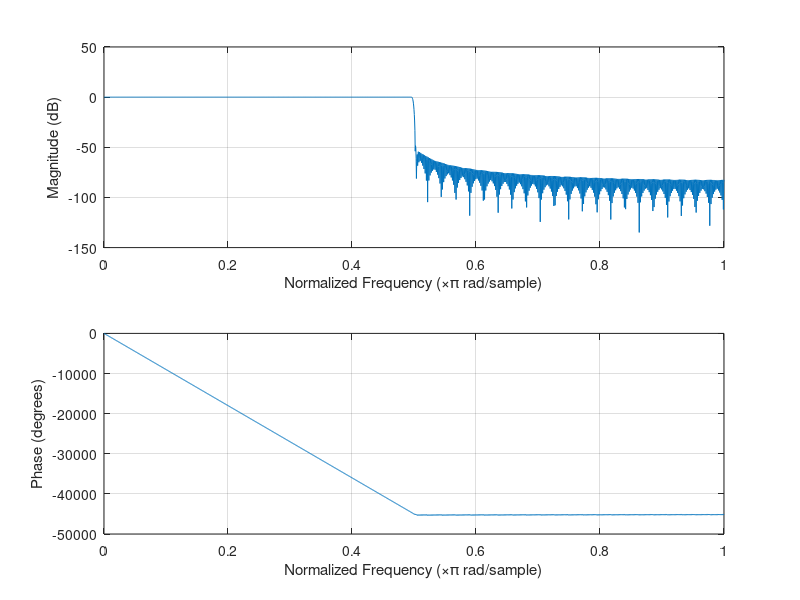

The MATLAB source for this figure: (Note: this script raises an error after producing the figure.)
%% Lab 4 notes
% Dominic Meads

close all;
clear;
clc;

%% filter example
n = 1000; % order of filter
wn = 0.5; % normalized cuttoff frequency
b = fir1(n, wn, 'low');

stem(b); % filter coefficients (impulse response)
freqz(b); % frequency response


%% filter characteristics
load ('NoisyECG.mat');
fs = 500;
x = noisyECG_withTrend;

y = filter(b,1,x);


fs = 500;
f1 = 0;
f2 = 100;
n = 1000;

Wn1 = f1/(fs/2);
Wn2 = f2/(fs/2);

b = fir1(n,[0.4 0.5], 'high'); % bandpass


x1 = noisyECG_withTrend;
figure('Color', [1 1 1]);
t1 = (0:length(x1)-1)/fs;
noisyh = plot(t1,x1);
xlim([200 210]);
xlabel('Time (s)');
hold on;

y1 = filter(b,1,x1); % fixes time shift
h = plot(t1,y1);
xlim([200 210]);
set(h,'Color',[1 0.1 0.1]);
set(h,'Linewidth',2);

%%
stem(b);

title('Filter Coefficients');
xlabel('Sample Number');
ylabel('Coefficient Value');

[h,w] = freqz(b);
f = w/(2*pi)*fs;
plot(f,abs(h));
title('Frequency Response');
xlabel('Hz');
ylabel('Magnitude');

%% 
% smoothing use low pass,
% get rid of dc use high pass




